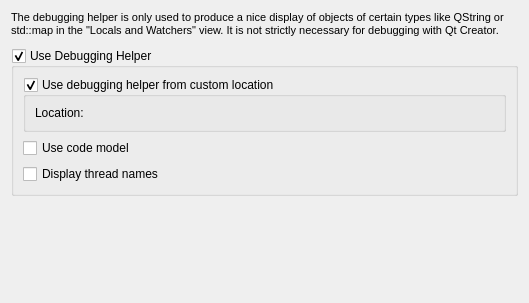
<?xml version="1.0" encoding="UTF-8"?>
<ui version="4.0">
 <class>DebuggingHelperOptionPage</class>
 <widget class="QWidget" name="DebuggingHelperOptionPage">
  <property name="geometry">
   <rect>
    <x>0</x>
    <y>0</y>
    <width>529</width>
    <height>303</height>
   </rect>
  </property>
  <layout class="QVBoxLayout" name="verticalLayout_2">
   <item>
    <widget class="QLabel" name="label">
     <property name="text">
      <string>&lt;!DOCTYPE HTML PUBLIC &quot;-//W3C//DTD HTML 4.0//EN&quot; &quot;http://www.w3.org/TR/REC-html40/strict.dtd&quot;&gt;
&lt;html&gt;&lt;head&gt;&lt;meta name=&quot;qrichtext&quot; content=&quot;1&quot; /&gt;&lt;style type=&quot;text/css&quot;&gt;
p, li { white-space: pre-wrap; }
&lt;/style&gt;&lt;/head&gt;&lt;body style=&quot; font-family:'MS Shell Dlg 2'; font-size:8.25pt; font-weight:400; font-style:normal;&quot;&gt;
&lt;p style=&quot; margin-top:12px; margin-bottom:12px; margin-left:0px; margin-right:0px; -qt-block-indent:0; text-indent:0px;&quot;&gt;The debugging helper is only used to produce a nice display of objects of certain types like QString or std::map in the &amp;quot;Locals and Watchers&amp;quot; view. It is not strictly necessary for debugging with Qt Creator. &lt;/p&gt;&lt;/body&gt;&lt;/html&gt;</string>
     </property>
     <property name="textFormat">
      <enum>Qt::AutoText</enum>
     </property>
     <property name="wordWrap">
      <bool>true</bool>
     </property>
    </widget>
   </item>
   <item>
    <spacer name="verticalSpacer_2">
     <property name="orientation">
      <enum>Qt::Vertical</enum>
     </property>
     <property name="sizeType">
      <enum>QSizePolicy::Fixed</enum>
     </property>
     <property name="sizeHint" stdset="0">
      <size>
       <width>20</width>
       <height>5</height>
      </size>
     </property>
    </spacer>
   </item>
   <item>
    <widget class="QGroupBox" name="debuggingHelperGroupBox">
     <property name="title">
      <string>Use Debugging Helper</string>
     </property>
     <property name="checkable">
      <bool>true</bool>
     </property>
     <layout class="QVBoxLayout" name="verticalLayout">
      <item>
       <widget class="QGroupBox" name="customLocationGroupBox">
        <property name="title">
         <string>Use debugging helper from custom location</string>
        </property>
        <property name="flat">
         <bool>true</bool>
        </property>
        <property name="checkable">
         <bool>true</bool>
        </property>
        <layout class="QFormLayout" name="formLayout">
         <item row="0" column="0">
          <widget class="QLabel" name="dumperLocationLabel">
           <property name="text">
            <string>Location: </string>
           </property>
          </widget>
         </item>
         <item row="0" column="1">
          <widget class="Utils::PathChooser" name="dumperLocationChooser" native="true"/>
         </item>
        </layout>
       </widget>
      </item>
      <item>
       <widget class="QCheckBox" name="checkBoxUseCodeModel">
        <property name="toolTip">
         <string>Makes use of Qt Creator's code model to find out if a variable has already been assigned a value at the point the debugger interrupts.</string>
        </property>
        <property name="text">
         <string>Use code model</string>
        </property>
       </widget>
      </item>
      <item>
       <widget class="QCheckBox" name="checkBoxShowThreadNames">
        <property name="toolTip">
         <string>Displays names of QThread based threads.</string>
        </property>
        <property name="text">
         <string>Display thread names</string>
        </property>
       </widget>
      </item>
     </layout>
    </widget>
   </item>
   <item>
    <spacer name="verticalSpacer">
     <property name="orientation">
      <enum>Qt::Vertical</enum>
     </property>
     <property name="sizeHint" stdset="0">
      <size>
       <width>10</width>
       <height>1</height>
      </size>
     </property>
    </spacer>
   </item>
  </layout>
 </widget>
 <customwidgets>
  <customwidget>
   <class>Utils::PathChooser</class>
   <extends>QWidget</extends>
   <header location="global">utils/pathchooser.h</header>
   <container>1</container>
   <slots>
    <signal>editingFinished()</signal>
    <signal>browsingFinished()</signal>
   </slots>
  </customwidget>
 </customwidgets>
 <resources/>
 <connections/>
</ui>
